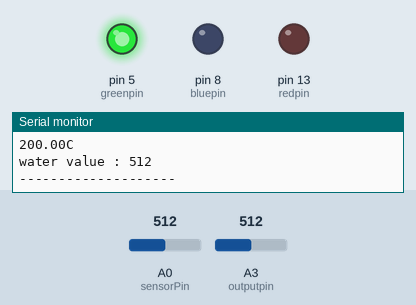
The sketch below on a simulated Arduino Uno, built with avr-gcc and run on an emulated ATmega328P. On the bench: output pins drawn as LEDs (lit = HIGH), the last lines printed to the serial monitor. The test bench sets the inputs (shaded band); at power-on: A0 (sensorPin) = 512, A3 (outputpin) = 512.

Above: at 1.8 s.
1.9 s: A0 (sensorPin) set to 290
At 3.0 s:
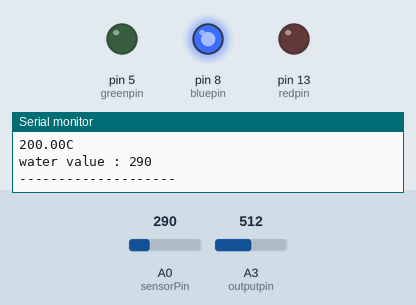
3.5 s: A3 (outputpin) set to 193
5.2 s: A3 (outputpin) set to 160
At 7.2 s:
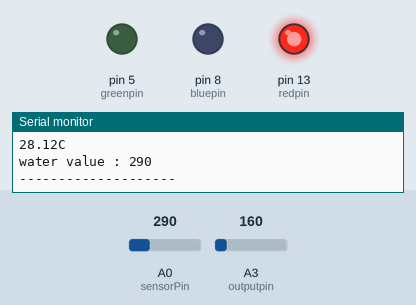
7.5 s: A3 (outputpin) set to 306
At 9.0 s:
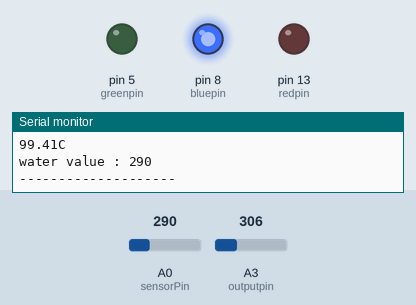
9.5 s: A3 (outputpin) set to 122
At 10.6 s:
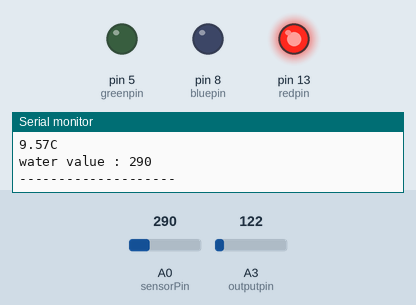
Timing chart, 0 to 12.5 s (numbered marks = the images above; inputs shaded):
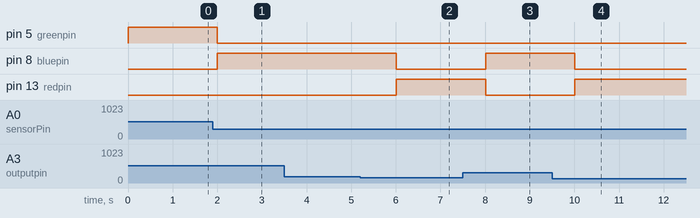

Measured:
- the behaviour switches between 175 and 174 on A3 (outputpin) (found by bisection; images 1 and 2)
- after the input at 1.9 s, pin 5 (greenpin): HIGH → LOW after 0.10 s; pin 8 (bluepin): LOW → HIGH after 0.10 s
- after the input at 5.2 s, pin 8 (bluepin): HIGH → LOW after 0.81 s; pin 13 (redpin): LOW → HIGH after 0.81 s
- after the input at 7.5 s, pin 8 (bluepin): LOW → HIGH after 0.51 s; pin 13 (redpin): HIGH → LOW after 0.51 s
- after the input at 9.5 s, pin 8 (bluepin): HIGH → LOW after 0.51 s; pin 13 (redpin): LOW → HIGH after 0.51 s

The sketch:

____1____.ino
```cpp
int outputpin = A3; // 센서와 연결된 아날로그 핀 설정
int redpin = 13;
int bluepin = 8;
int greenpin = 5;
int sensorPin = A0;
int sensorValue = 0;
int reading;

void setup()
{
  pinMode(redpin, OUTPUT);
  pinMode(bluepin, OUTPUT);
  pinMode(greenpin, OUTPUT);
  Serial.begin(9600);
}

void loop()
{
  sensorValue = analogRead(sensorPin);
  reading = analogRead(outputpin); // 센서로부터 자료값을 받음

  // 입력받은 자료값을 수정하여 필요한 자료값으로 바꿈
  float voltage = reading * 5.0 / 1024.0;
  float cel = (voltage - 0.5) * 100;

  // 수정하여 나온 자료값을 출력
  Serial.print(cel);
  Serial.println("C");
  Serial.print("water value : ");
  Serial.println(sensorValue);
  Serial.println("--------------------");

  if (cel > 35 && sensorValue > 300) {
    digitalWrite(redpin, 0);
    digitalWrite(bluepin, 0);
    digitalWrite(greenpin, 1);
  }
  else if(cel > 35 && sensorValue < 300) {
    digitalWrite(redpin, 0);
    digitalWrite(bluepin, 1);
    digitalWrite(greenpin, 0);
  }
  else {
    digitalWrite(redpin, 1);
    digitalWrite(bluepin, 0);
    digitalWrite(greenpin, 0);
  }
  delay(1000);
}
```
